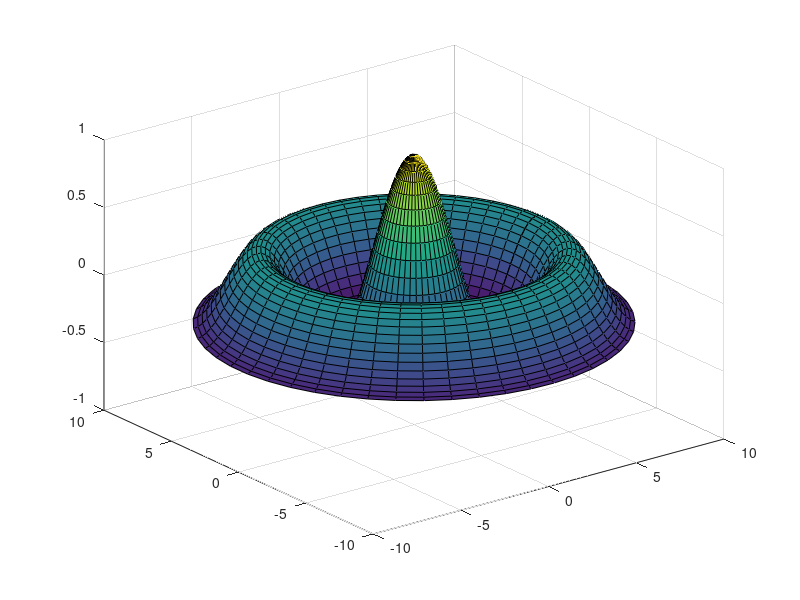
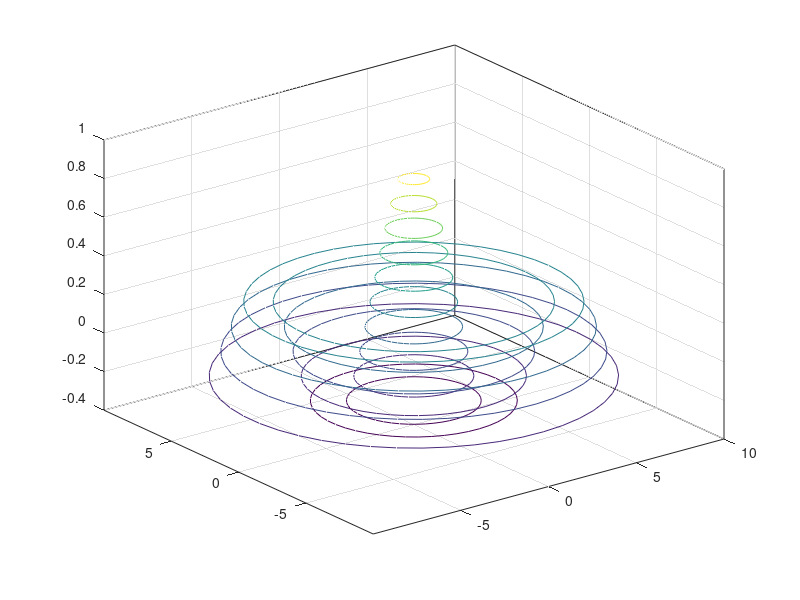

MATLAB code for these plots, in order:
clc;
clear all;
close all;

N = 50;
r = linspace(0,10,N);
theta = linspace(0,2*pi,N);

[r,theta]=meshgrid(r,theta);

x = r.*cos(theta);
y = r.*sin(theta);

z = besselj(0,r);

figure
surf(x,y,z)

figure
contour3(x,y,z)
